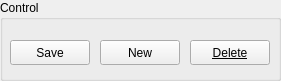
        <widget class="QGroupBox" name="groupBox_18">
         <property name="geometry">
          <rect>
           <x>10</x>
           <y>430</y>
           <width>281</width>
           <height>81</height>
          </rect>
         </property>
         <property name="title">
          <string>Control</string>
         </property>
         <widget class="QPushButton" name="pushButton_32">
          <property name="geometry">
           <rect>
            <x>10</x>
            <y>40</y>
            <width>80</width>
            <height>25</height>
           </rect>
          </property>
          <property name="text">
           <string>Save</string>
          </property>
         </widget>
         <widget class="QPushButton" name="pushButton_33">
          <property name="geometry">
           <rect>
            <x>100</x>
            <y>40</y>
            <width>80</width>
            <height>25</height>
           </rect>
          </property>
          <property name="text">
           <string>New</string>
          </property>
         </widget>
         <widget class="QPushButton" name="pushButton_34">
          <property name="geometry">
           <rect>
            <x>190</x>
            <y>40</y>
            <width>80</width>
            <height>25</height>
           </rect>
          </property>
          <property name="font">
           <font>
            <underline>true</underline>
           </font>
          </property>
          <property name="text">
           <string>Delete</string>
          </property>
         </widget>
        </widget>
